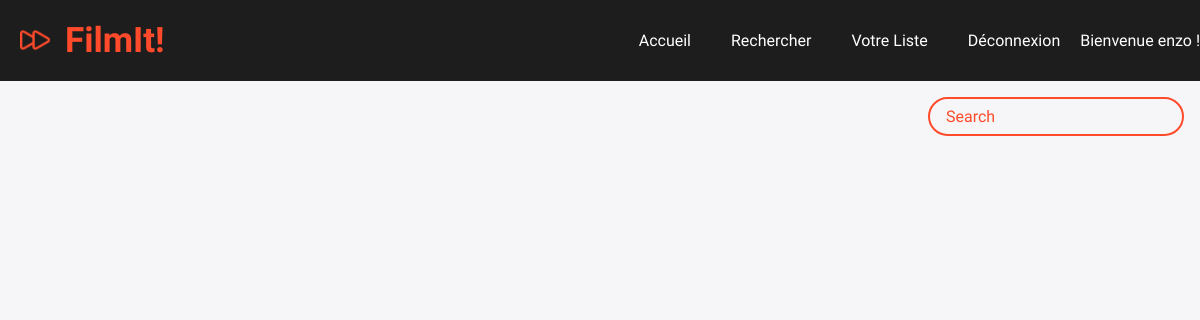
Before: /votre_liste.php (signed in) with the older database file.
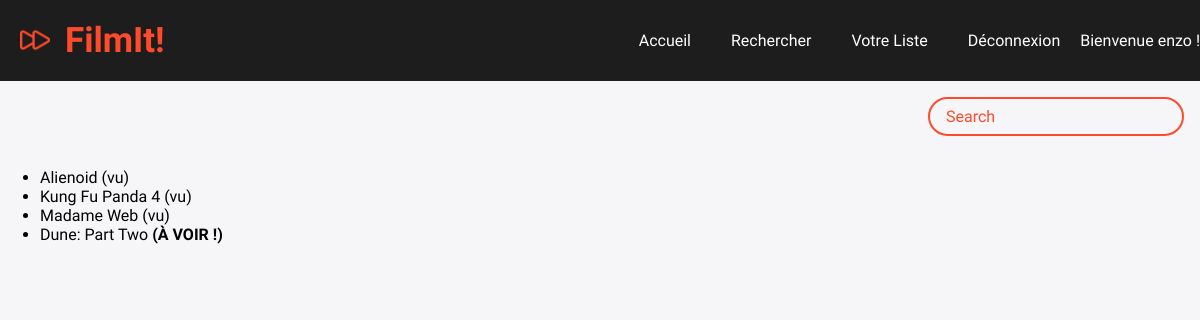
After: the same page with the newer database file.
### tables this page shows
CREATE TABLE `visionnages` (
  `id` int(11) NOT NULL,
  `id_utilisateur` int(11) DEFAULT NULL,
  `titre_film` varchar(50) DEFAULT NULL,
  `vu` tinyint(1) DEFAULT NULL
);

### votre_liste.php (the view, shortened to what this page needs)
<!DOCTYPE html>
<html lang="fr">
<head>
    <link rel="stylesheet" href="styles/style_liste.css">
</head>
<body>
    <nav class="navbar">
        <a href="index.php" class="logo">
            <h1 class="logo_title">
                <img src="./images/logo.png" alt="Logo FilmIt" class="logo">
                <span>FilmIt!</span>
            </h1>
        </a>
        <ul>
        <li><a href="index.php" class="nav-link">Accueil</a></li>
        <li><a href="liste.php" class="nav-link">Rechercher</a></li>
        <li><a href="votre_liste.php" class="nav-link">Votre Liste</a></li>
        <li>
            <?php
            if (isset($_SESSION['utilisateur'])) {
                echo '<a href="deconnexion.php" class="nav-link">Déconnexion</a>';
            } else {
                echo '<a href="login.php" class="nav-link">Connexion</a>';
            }
            ?>
        </li>
        <li>
            <?php
            if (isset($_SESSION['utilisateur'])) {
                echo '<span class="nav-link">Bienvenue ' . $_SESSION['utilisateur'] . ' !</span>';
            }
            ?>
        </li>
    </ul>
    </nav>
    <header>
        <form  id="form">
            <input type="text" placeholder="Search" id="search" class="search">
        </form>
    </header>
    <?php
    if (isset($_SESSION['utilisateur'])) {
        $id_utilisateur = $_SESSION['id_utilisateur'];
        try {
            $bdd = new PDO('mysql:host=localhost;dbname=filmit;charset=utf8', 'root', '');
            $stmt = $bdd->prepare('SELECT titre_film, vu FROM visionnages WHERE id_utilisateur = :id_utilisateur');
            $stmt->execute(array('id_utilisateur' => $id_utilisateur));
            echo '<ul>';
            while ($row = $stmt->fetch()) {
                if ($row['vu'] == 1) {
                    echo '<li>' . $row['titre_film'] . ' (vu)</li>';
                } else {
                    echo '<li>' . $row['titre_film'] . ' <b>(À VOIR !)</b></li>';
                }
            }
            echo '</ul>';
        } catch (Exception $e) {
            echo 'Erreur : ' . $e->getMessage();
        }
    } else {
        header('Location: login.php');
        exit();
    }
    ?>
</body>
</html>

### styles/style_liste.css (style rules this page uses)
* { box-sizing: border-box; }
:root { --primary-color:#f6f5f7; --secondary-color: #f6f5f7; }
body { background-color: var(--primary-color); font-family: 'Chivo', sans-serif; margin: 0; }
.nav-link { color: #fff; }
header { padding:1rem; display:flex; justify-content: flex-end; background-color: var(--secondary-color); }
.search { background-color: transparent; border: 2px solid #FF4B2B; padding:0.5rem 1rem; border-radius: 50px; font-size: 1rem; color:#FF4B2B; font-family: inherit; }
.search::placeholder { color: #FF4B2B; }
.navbar { display: flex; justify-content: space-between; padding: 0px; background-color: #1d1d1d; }
.navbar ul { display: flex; align-items: center; list-style-type: none; }
.logo_title, .navbar ul li a { color: #fff; }
.navbar ul li a { padding: 12px; margin: 0 8px; text-decoration-line: none; }
.logo { width: 30px; margin: 0 10px; text-decoration-line: none; }
.logo_title span { color: #FF4B2B; font-size: 35px; font-weight: bold; margin-left: 5px; }
.logo_title { display: flex; align-items: center; }

Changed rows visible on the page:
added visionnages: titre_film "Alienoid"
added visionnages: titre_film "Kung Fu Panda 4"
added visionnages: titre_film "Madame Web"
added visionnages: titre_film "Dune: Part Two"
